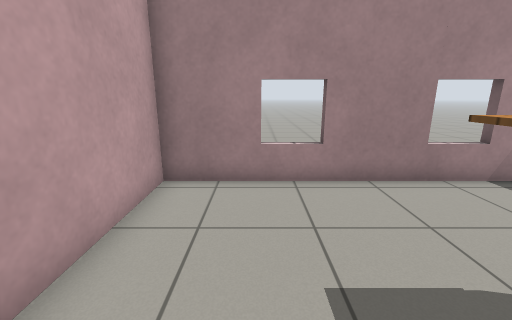
View 1 (above)

14 first-person views from a walk through a robot-simulator world made for Gazebo. The camera is 1.1 m above the floor, tilts 14° down and sees 90° across. The floor is counted in squares, 0.5 m on a side. Each view is taken from the middle of a square. On the plan, view 1 faces up. The plan holds only what a view shows up to about 16 squares ahead; the rest is blank. Gazebo's built-in surfaces are drawn with simple patterns.

View 2
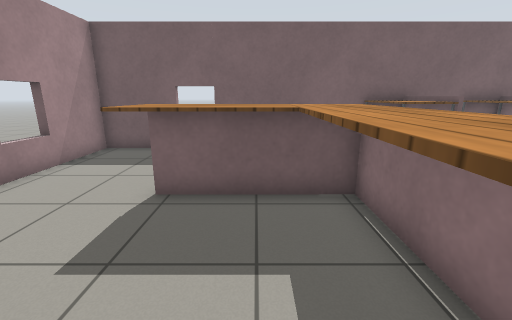

View 3
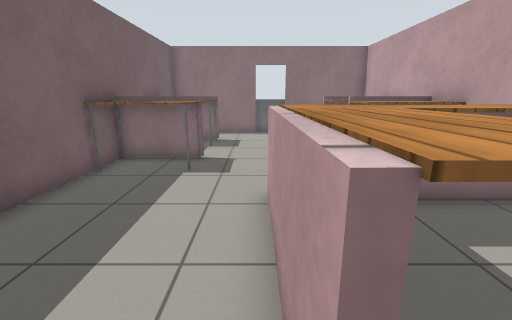

View 4
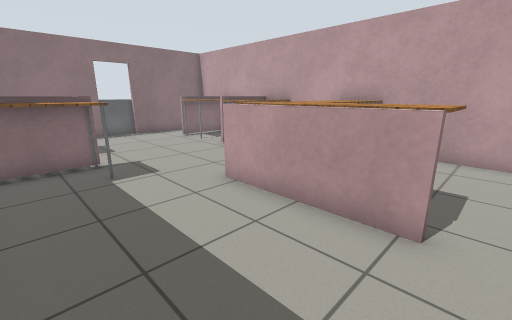

View 5
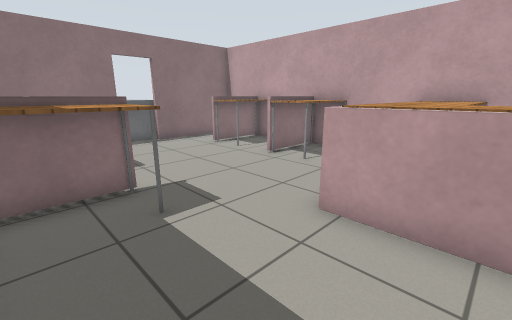

View 6
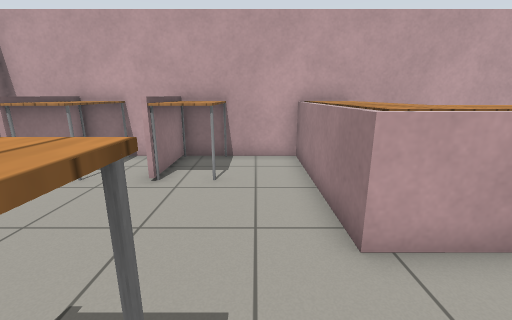

View 7
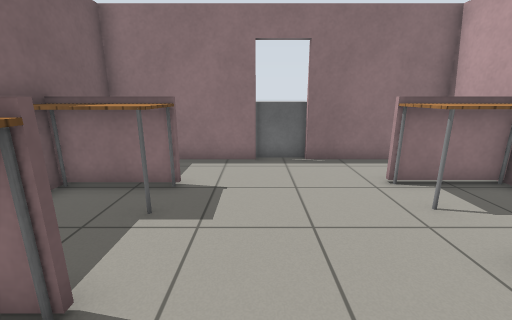

View 8
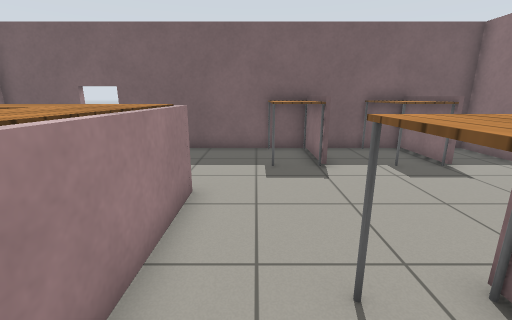

View 9
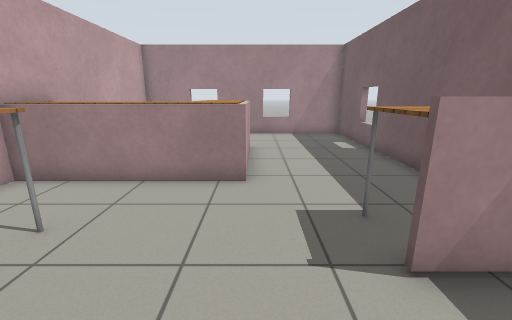

View 10
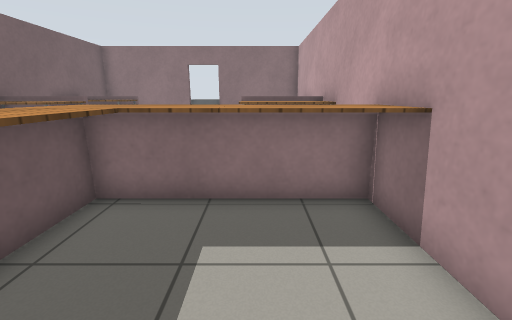

View 11
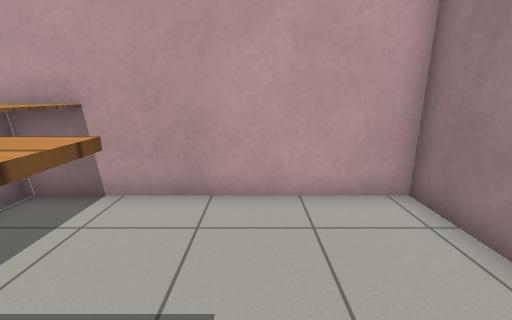

View 12
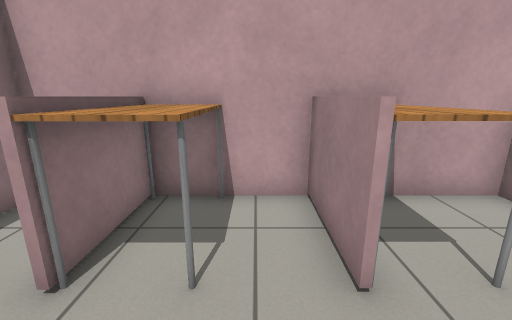

View 13
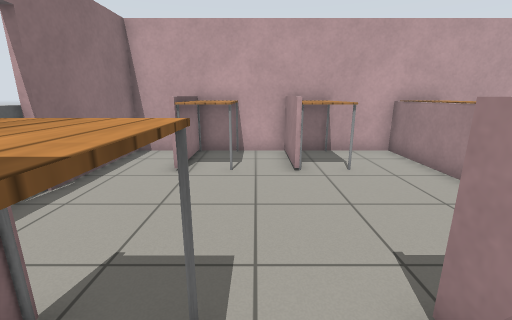

View 14
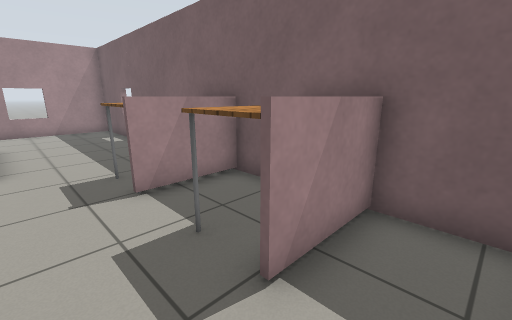

### Floor plan
Points are (right, up) in squares from view 1. A wall is a line through its corners. A room is listed if a view was taken in it or the views show most of it. See-through windows are left out.
Room 1 (views 1, 2, 3, 4, 5, 6, 7, 8, 9, 10, 11, 12, 13, 14)
walls: (5.9, -6.1) (6.6, -6.1); (0.6, -6.8) (-2.5, -6.8); (6.6, -6.3) (5.9, -6.3); (-2.5, -6.7) (0.6, -6.7); (5.9, -10.1) (6.5, -10.1); (6.5, -10.3) (5.9, -10.3); (3.9, -12.9) (8.9, -12.9) (8.9, 6.5) (-2.5, 6.5) (-2.5, -12.9) (2.2, -12.9)
ways out: open door at (4, -13)
objects: table (-2, -10) to (0, -9); table (-2, -6) to (0, -5); wooden box (-2, -2) to (0, -1); wooden box (1, -2) to (3, -1); wooden box (2, 0) to (3, 2); table (6, -10) to (8, -9); table (6, -6) to (8, -5)

Positions as (right, up) in squares from view 1, and headings:
1: (0, 0), facing up
2: (-2, 0), facing right
3: (4, 3), facing down
4: (8, 3), facing down-left
5: (8, 0), facing down-left
6: (7, -4), facing left
7: (4, -4), facing down
8: (-2, -4), facing right
9: (4, -9), facing up
10: (0, 3), facing down
11: (3, 3), facing left
12: (3, -8), facing left
13: (8, -8), facing left
14: (4, -12), facing up-right
